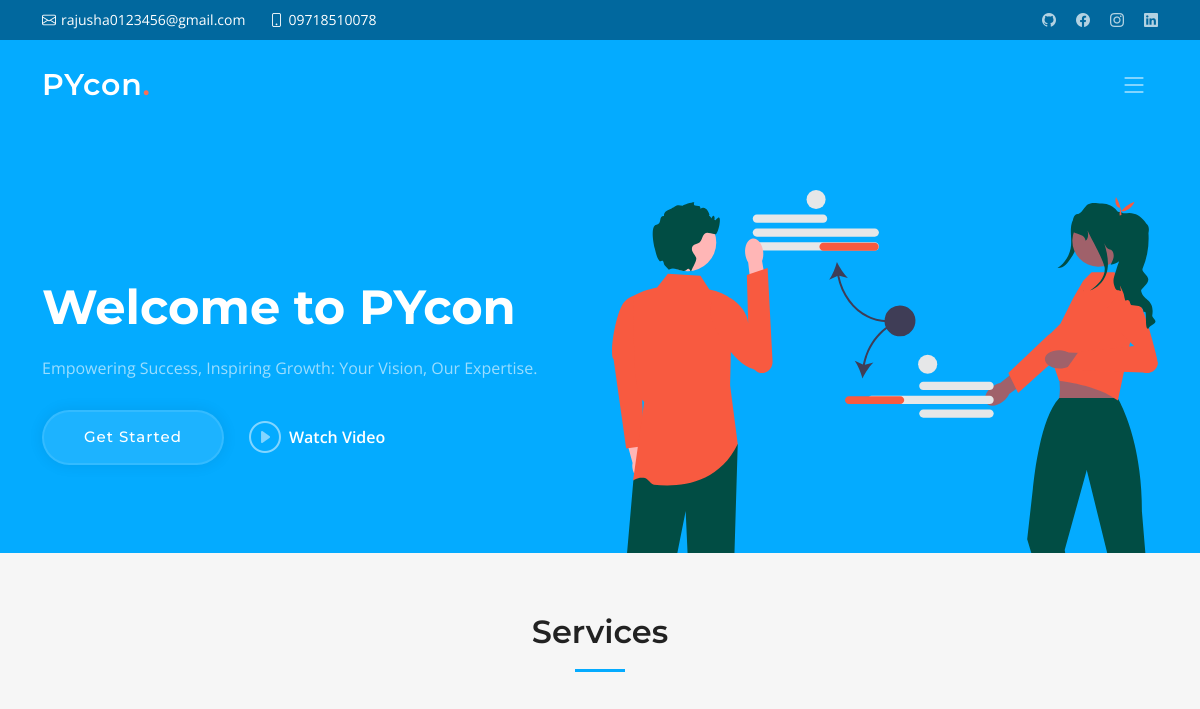
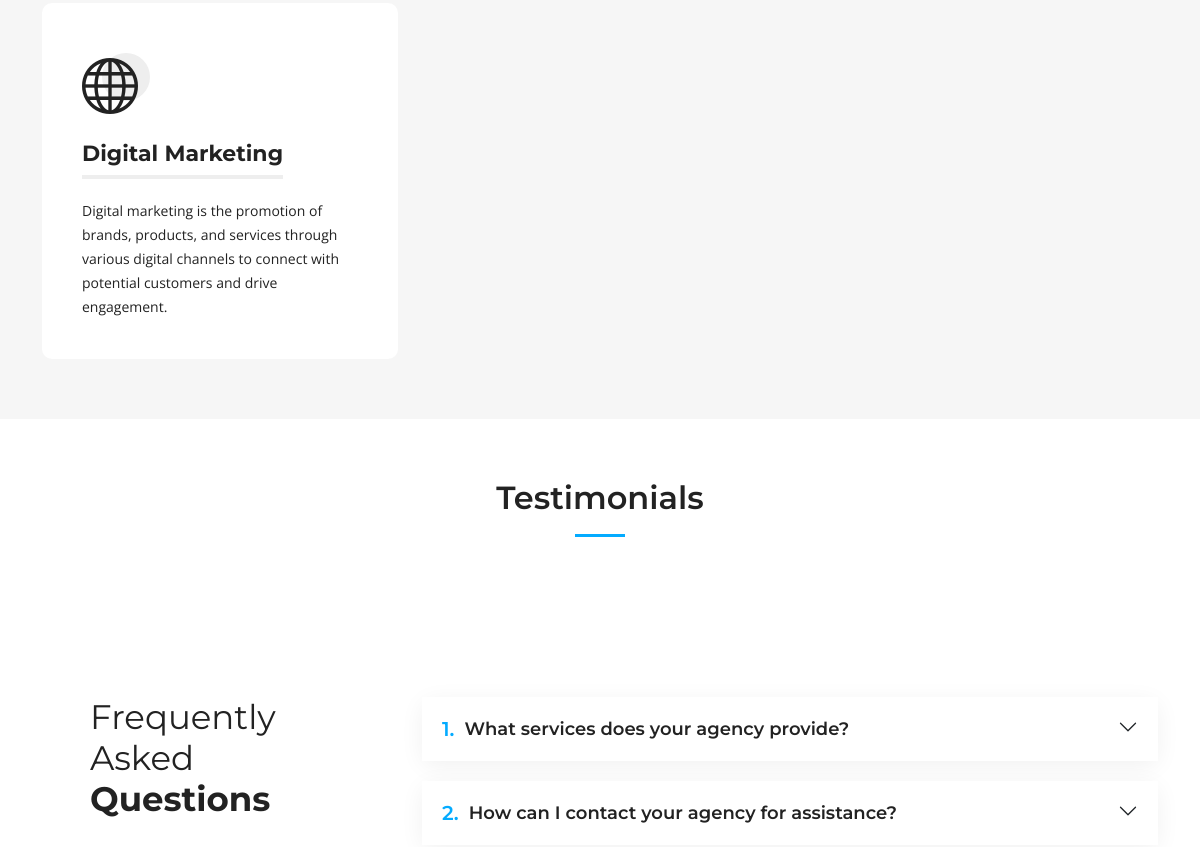
Before: / (upper part) with the older database file (2 pictures, top to bottom).
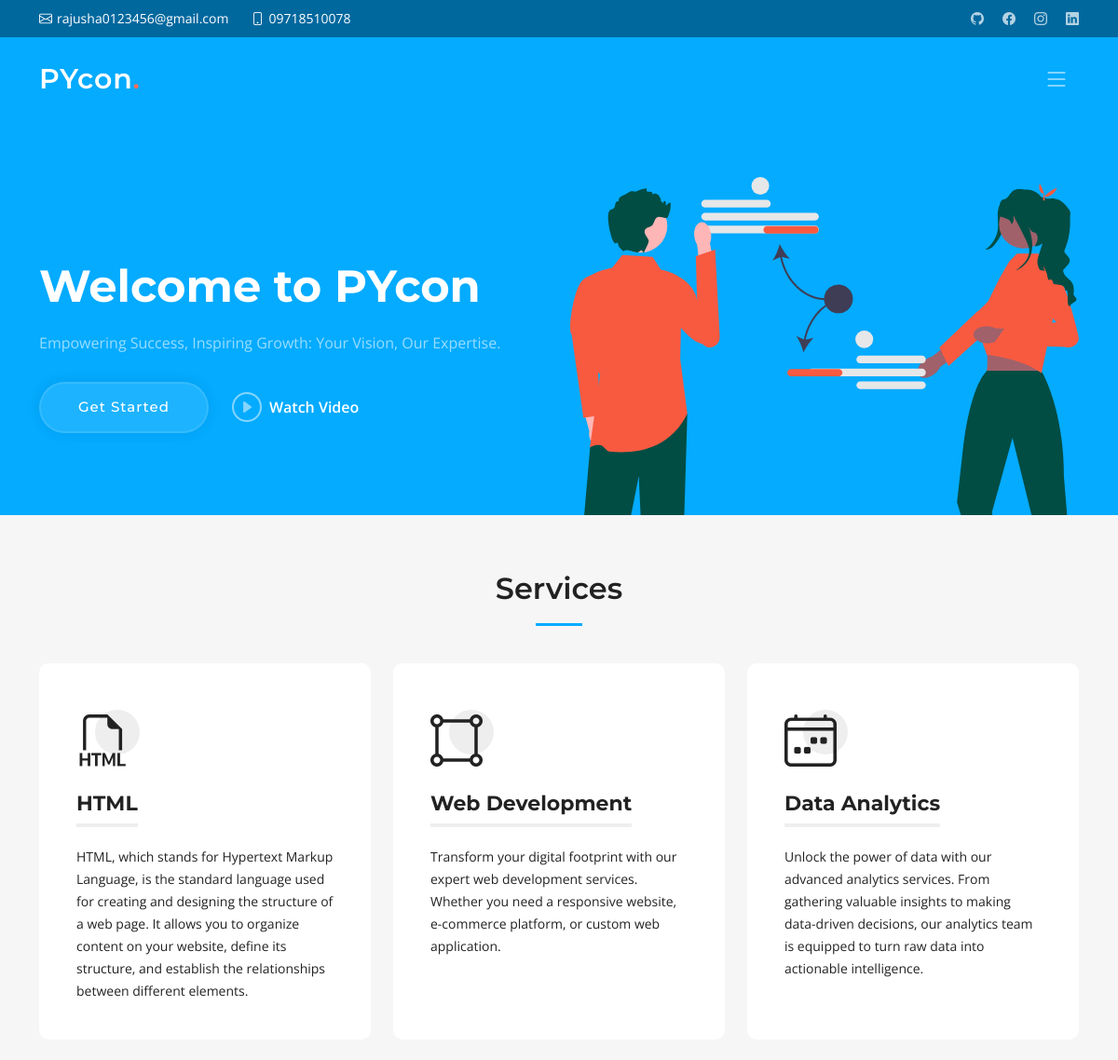
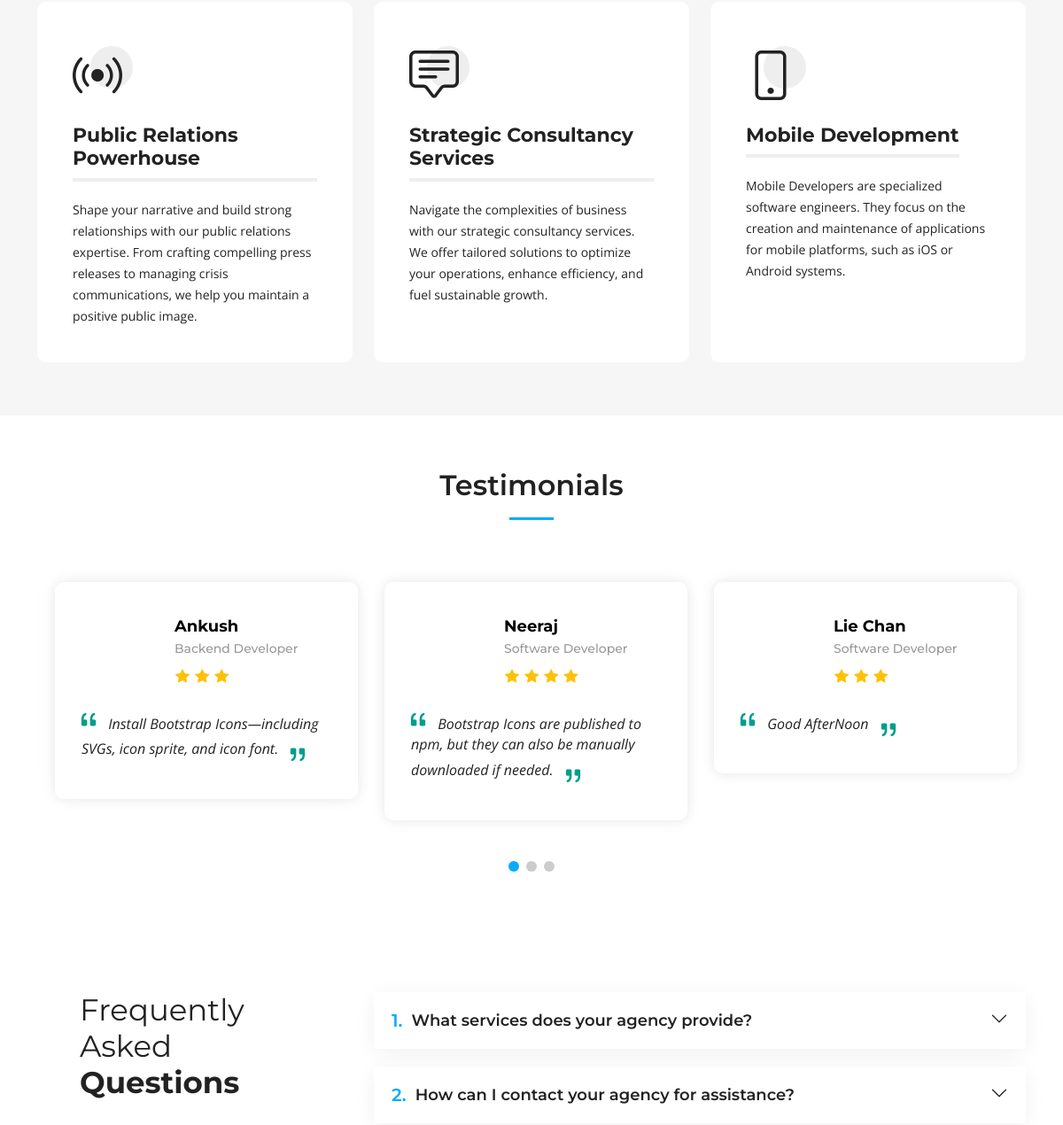
After: the same page with the newer database file (2 pictures, top to bottom).
### home/models.py (models this page shows, shortened)
class User(models.Model):
    first_name = models.CharField(max_length=50,default="name")
    last_name = models.CharField(max_length=50,default="name")
    location=models.CharField(max_length=30)
    email=models.EmailField()
    phone=models.CharField(max_length=20)
    video_url=models.URLField(blank=True,null=True)
    facebook_url=models.URLField(blank=True,null=True)
    instagram_url=models.URLField(blank=True,null=True)
    github_url=models.URLField(blank=True,null=True)
    linkedin_url=models.URLField(blank=True,null=True)

class Service(models.Model):
    icon=models.CharField(max_length=50, blank=True, null=True)
    title=models.CharField(max_length=250, blank=True, null=True)
    description=models.TextField()
    def __str__(self):
        return self.title

class Testimonial(models.Model):
    image=models.CharField( max_length=255,blank=True, null=True)
    star_count=[
        (1, 'One'),
        (2, 'Two'),
        (3, 'Three'),
        (4, 'Four'),
        (5, 'Five'),
    ]
    rate = models.IntegerField( choices=star_count)
    name=models.CharField(max_length=20)
    profession=models.CharField(max_length=20)
    description=models.TextField()
    def __str__(self):
        return f"{self.profession}-{self.profession}"

### home/views.py (the view)
# urls.py: 2. Add a URL to urlpatterns:  path('', views.home, name='home')
def home(request):
    all_records=User.objects.first()
    print(f"User:{User.location}")
    services=Service.objects.all()
    testimonial=Testimonial.objects.all()
    context={
        "location":all_records.location,
        "email":all_records.email,
        "phone":all_records.phone,
        "video_url":all_records.video_url,
        "instagram_url":all_records.instagram_url,
        "facebook_url":all_records.facebook_url,
        "linkedin_url":all_records.linkedin_url,
        "github_url":all_records.github_url,
        "services":services,
        "testimonial":testimonial,
    }
    print(f"context :{context}")
    return render(request, 'home/home.html',context)

### templates/home/home.html (shortened to what this page needs)
{% load static %}
<!DOCTYPE html>
<html lang="en">
<head>
  <link href="{% static 'assets/vendor/bootstrap/css/bootstrap.min.css' %}" rel="stylesheet">
  <link href="{% static 'assets/vendor/bootstrap-icons/bootstrap-icons.css' %}" rel="stylesheet">
  <link href="{% static 'assets/vendor/aos/aos.css' %}" rel="stylesheet">
  <link href="{% static 'assets/vendor/glightbox/css/glightbox.min.css' %}" rel="stylesheet">
  <link href="{% static 'assets/vendor/swiper/swiper-bundle.min.css' %}" rel="stylesheet">
  <link href="{% static 'css/main.css' %}" rel="stylesheet">
</head>
<body>
  {% include "home/header.html" %}
  <section id="hero" class="hero">
    <div class="container position-relative">
      <div class="row gy-5" data-aos="fade-in">
        <div class="col-lg-6 order-2 order-lg-1 d-flex flex-column justify-content-center text-center text-lg-start">
          <h2>Welcome to <span>PYcon</span></h2>
          <p>Empowering Success, Inspiring Growth: Your Vision, Our Expertise.</p>
          <div class="d-flex justify-content-center justify-content-lg-start">
            <a href="#services" class="btn-get-started">Get Started</a>
            <a href="https://www.youtube.com/watch?v=LXb3EKWsInQ" class="glightbox btn-watch-video d-flex align-items-center"><i class="bi bi-play-circle"></i><span>Watch Video</span></a>
          </div>
        </div>
        <div class="col-lg-6 order-1 order-lg-2">
          <img src="{% static 'assets/img/hero-img.svg' %}" class="img-fluid" alt="" data-aos="zoom-out" data-aos-delay="100">
        </div>
      </div>
    </div>
  </section>
  <main id="main">
    <section id="services" class="services sections-bg">
      <div class="container" data-aos="fade-up">
        <div class="section-header">
          <h2>Services</h2>
        </div>
        <div class="row gy-4" data-aos="fade-up" data-aos-delay="100">
          {% for service in services%}
          <div class="col-lg-4 col-md-6">
            <div class="service-item  position-relative">
              <div class="icon">
                <i class="{{service.icon}}"></i>
              </div>
              <h3>{{service.title}}</h3>
              <p>{{service.description}}</p>
            </div>
          </div>
          {% endfor %}
        </div>
      </div>
    </section>
    <section id="testimonials" class="testimonials">
      <div class="container" data-aos="fade-up">
        <div class="section-header">
          <h2>Testimonials</h2>
        </div>
        <div class="slides-3 swiper" data-aos="fade-up" data-aos-delay="100">
          <div class="swiper-wrapper">
            {% for testimonials in testimonial %}
            <div class="swiper-slide">
              <div class="testimonial-wrap">
                <div class="testimonial-item">
                  <div class="d-flex align-items-center">
                    <div>
                      <h3>{{testimonials.name}}</h3>
                      <h4>{{testimonials.profession}}</h4>
                      <div class="stars">
                        {% for i in 'x'|ljust:testimonials.rate %}
                        <i class="bi bi-star-fill"></i>
                        {% endfor %}
                      </div>
                    </div>
                  </div>
                  <p>
                    <i class="bi bi-quote quote-icon-left"></i>
                    {{testimonials.description}}
                    <i class="bi bi-quote quote-icon-right"></i>
                  </p>
                </div>
              </div>
            </div>
            {% endfor %}
          </div>
          <div class="swiper-pagination"></div>
        </div>
      </div>
    </section>
    <section id="faq" class="faq">
      <div class="container" data-aos="fade-up">
        <div class="row gy-4">
          <div class="col-lg-4">
            <div class="content px-xl-5">
              <h3>Frequently Asked <strong>Questions</strong></h3>
            </div>
          </div>
          <div class="col-lg-8">
            <div class="accordion accordion-flush" id="faqlist" data-aos="fade-up" data-aos-delay="100">
              <div class="accordion-item">
                <h3 class="accordion-header">
                  <button class="accordion-button collapsed" type="button" data-bs-toggle="collapse" data-bs-target="#faq-content-1">
                    <span class="num">1.</span>
                    What services does your agency provide?
                  </button>
                </h3>
              </div>
              <div class="accordion-item">
                <h3 class="accordion-header">
                  <button class="accordion-button collapsed" type="button" data-bs-toggle="collapse" data-bs-target="#faq-content-2">
                    <span class="num">2.</span>
                    How can I contact your agency for assistance?
                  </button>
                </h3>
              </div>
            </div>
          </div>
        </div>
      </div>
    </section>
  </main>
</body>
</html>

### templates/home/header.html (shortened to what this page needs)
{% load static %}
  <section id="topbar" class="topbar d-flex align-items-center">
    <div class="container d-flex justify-content-center justify-content-md-between">
      <div class="contact-info d-flex align-items-center">
        <i class="bi bi-envelope d-flex align-items-center"><a href="{{email}}">{{email}}</a></i>
        <i class="bi bi-phone d-flex align-items-center ms-4"><span>{{phone}}</span></i>
      </div>
      <div class="social-links d-none d-md-flex align-items-center">
        <a href="{{github_url}}" class="twitter"><i class="bi bi-github"></i></a>
        <a href="{{facebook_url}}" class="facebook"><i class="bi bi-facebook"></i></a>
        <a href="{{instagram_url}}" class="instagram"><i class="bi bi-instagram"></i></a>
        <a href="{{linkedin_url}}" class="linkedin"><i class="bi bi-linkedin"></i></i></a>
      </div>
    </div>
  </section>
  <header id="header" class="header d-flex align-items-center">
    <div class="container-fluid container-xl d-flex align-items-center justify-content-between">
      <a href="home.html" class="logo d-flex align-items-center">
        <h1>PYcon<span>.</span></h1>
      </a>
      <i class="mobile-nav-toggle mobile-nav-show bi bi-list"></i>
    </div>
  </header>

### templates/home/footer.html (shortened to what this page needs)
{% load static %}

Changed rows visible on the page:
changed Service: icon "bi bi-globe" → "bi bi-filetype-html" (drawn); title "Digital Marketing" → "HTML"; description "Digital marketing is the promotion of brands, products, and services through various digital channels to connect with potential customers and drive engagement." → "HTML, which stands for Hypertext Markup Language, is the standard language used for creating and designing the structure of a web page. It allows you to organize content on your website, define its structure, and establish the relationships between different elements."
added Service: title "Web Development", description "Transform your digital footprint with our expert web development services. Whether you need a responsive website, e-commerce platform, or custom web application."
added Service: title "Data Analytics", description "Unlock the power of data with our advanced analytics services. From gathering valuable insights to making data-driven decisions, our analytics team is equipped to turn raw data into actionable intelligence."
added Service: title "Public Relations Powerhouse", description "Shape your narrative and build strong relationships with our public relations expertise. From crafting compelling press releases to managing crisis communications, we help you maintain a positive public image."
added Service: title "Strategic Consultancy Services", description "Navigate the complexities of business with our strategic consultancy services. We offer tailored solutions to optimize your operations, enhance efficiency, and fuel sustainable growth."
added Service: title "Mobile Development", description "Mobile Developers are specialized software engineers. They focus on the creation and maintenance of applications for mobile platforms, such as iOS or Android systems."
added Testimonial: name "Ankush", profession "Backend Developer", rate 3 (drawn), description "Install Bootstrap Icons—including SVGs, icon sprite, and icon font."
added Testimonial: name "Neeraj", profession "Software Developer", rate 4 (drawn), description "Bootstrap Icons are published to npm, but they can also be manually downloaded if needed."
added Testimonial: name "Lie Chan", profession "Software Developer", rate 3 (drawn), description "Good AfterNoon"
